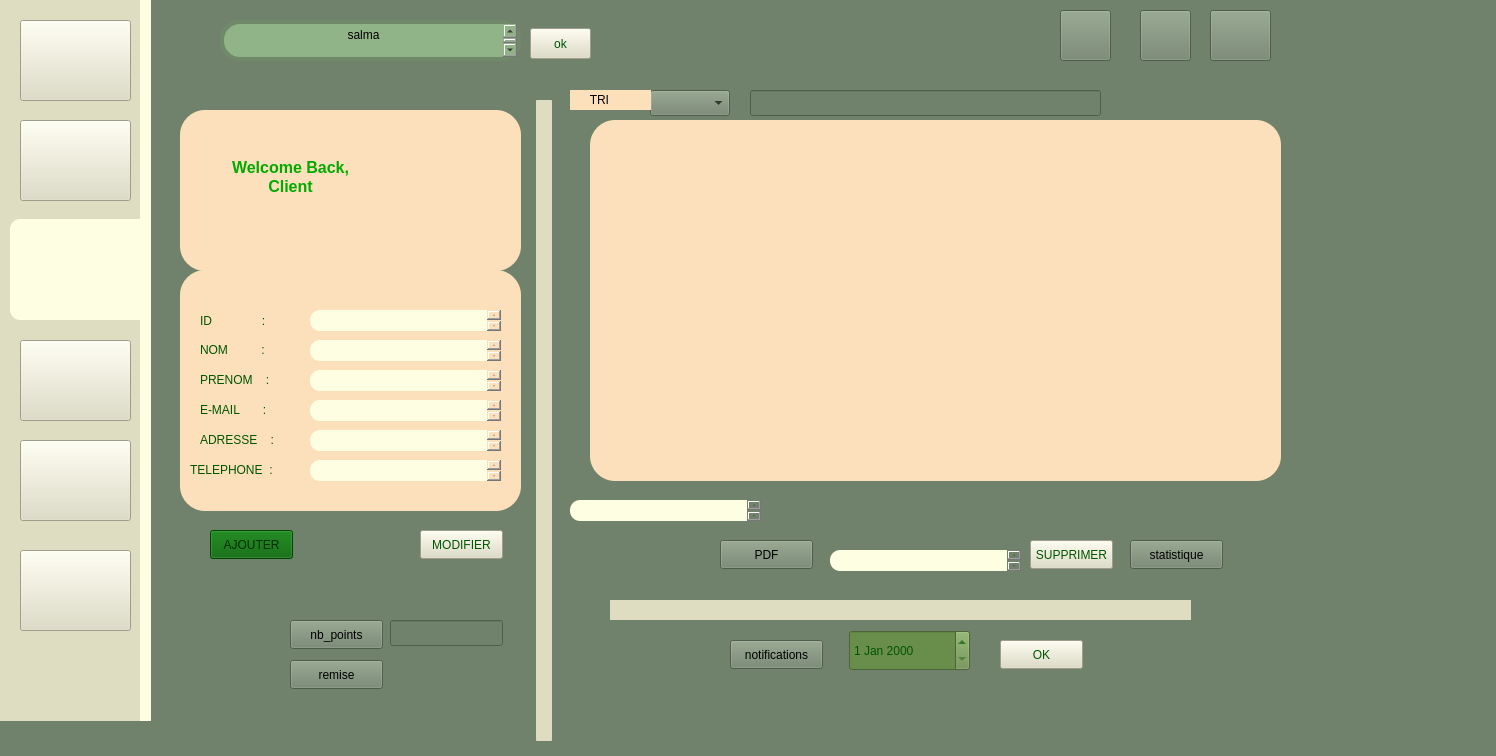
 <widget class="QMainWindow" name="MainWindow">
  <property name="geometry">
   <rect>
    <x>0</x>
    <y>0</y>
    <width>1496</width>
    <height>756</height>
   </rect>
  </property>
  <property name="windowTitle">
   <string>MainWindow</string>
  </property>
  <property name="styleSheet">
   <string notr="true">background-color: rgb(112, 130, 107);</string>
  </property>
  <property name="iconSize">
   <size>
    <width>60</width>
    <height>800</height>
   </size>
  </property>
  <property name="animated">
   <bool>true</bool>
  </property>
  <property name="unifiedTitleAndToolBarOnMac">
   <bool>false</bool>
  </property>
  <widget class="QWidget" name="centralwidget">
   <widget class="QWidget" name="widget" native="true">
    <property name="geometry">
     <rect>
      <x>0</x>
      <y>-30</y>
      <width>151</width>
      <height>751</height>
     </rect>
    </property>
    <property name="styleSheet">
     <string notr="true">background-color: rgb(222, 220, 193);
</string>
    </property>
    <widget class="QWidget" name="widget_2" native="true">
     <property name="geometry">
      <rect>
       <x>140</x>
       <y>0</y>
       <width>20</width>
       <height>761</height>
      </rect>
     </property>
     <property name="styleSheet">
      <string notr="true">
background-color: rgb(254, 255, 226);</string>
     </property>
    </widget>
    <widget class="QWidget" name="widget_4" native="true">
     <property name="geometry">
      <rect>
       <x>10</x>
       <y>249</y>
       <width>141</width>
       <height>101</height>
      </rect>
     </property>
     <property name="styleSheet">
      <string notr="true">background-color: rgb(254, 255, 226);
border-radius:10px;</string>
     </property>
     <widget class="QPushButton" name="pushButton_6">
      <property name="geometry">
       <rect>
        <x>10</x>
        <y>10</y>
        <width>111</width>
        <height>81</height>
       </rect>
      </property>
      <property name="text">
       <string/>
      </property>
      <property name="icon">
       <iconset>
        <normaloff>../50.png</normaloff>../50.png</iconset>
      </property>
      <property name="iconSize">
       <size>
        <width>60</width>
        <height>800</height>
       </size>
      </property>
     </widget>
    </widget>
    <widget class="QPushButton" name="pushButton_5">
     <property name="geometry">
      <rect>
       <x>20</x>
       <y>50</y>
       <width>111</width>
       <height>81</height>
      </rect>
     </property>
     <property name="text">
      <string/>
     </property>
     <property name="icon">
      <iconset>
       <normaloff>../40.png</normaloff>../40.png</iconset>
     </property>
     <property name="iconSize">
      <size>
       <width>60</width>
       <height>800</height>
      </size>
     </property>
    </widget>
    <widget class="QPushButton" name="pushButton_7">
     <property name="geometry">
      <rect>
       <x>20</x>
       <y>370</y>
       <width>111</width>
       <height>81</height>
      </rect>
     </property>
     <property name="text">
      <string/>
     </property>
     <property name="icon">
      <iconset>
       <normaloff>../90.png</normaloff>../90.png</iconset>
     </property>
     <property name="iconSize">
      <size>
       <width>80</width>
       <height>1000</height>
      </size>
     </property>
    </widget>
    <widget class="QPushButton" name="pushButton_8">
     <property name="geometry">
      <rect>
       <x>20</x>
       <y>470</y>
       <width>111</width>
       <height>81</height>
      </rect>
     </property>
     <property name="text">
      <string/>
     </property>
     <property name="icon">
      <iconset>
       <normaloff>../80.png</normaloff>../80.png</iconset>
     </property>
     <property name="iconSize">
      <size>
       <width>60</width>
       <height>800</height>
      </size>
     </property>
    </widget>
    <widget class="QPushButton" name="pushButton_9">
     <property name="geometry">
      <rect>
       <x>20</x>
       <y>580</y>
       <width>111</width>
       <height>81</height>
      </rect>
     </property>
     <property name="text">
      <string/>
     </property>
     <property name="icon">
      <iconset>
       <normaloff>../70.png</normaloff>../70.png</iconset>
     </property>
     <property name="iconSize">
      <size>
       <width>60</width>
       <height>800</height>
      </size>
     </property>
    </widget>
    <widget class="QPushButton" name="pushButton_10">
     <property name="geometry">
      <rect>
       <x>20</x>
       <y>150</y>
       <width>111</width>
       <height>81</height>
      </rect>
     </property>
     <property name="text">
      <string/>
     </property>
     <property name="icon">
      <iconset>
       <normaloff>../30.png</normaloff>../30.png</iconset>
     </property>
     <property name="iconSize">
      <size>
       <width>60</width>
       <height>800</height>
      </size>
     </property>
    </widget>
   </widget>
   <widget class="QWidget" name="widget_3" native="true">
    <property name="geometry">
     <rect>
      <x>220</x>
      <y>20</y>
      <width>301</width>
      <height>41</height>
     </rect>
    </property>
    <property name="styleSheet">
     <string notr="true">background-color: rgb(145, 179, 136);
border-radius:20px;
border:4px solid #708a69</string>
    </property>
    <widget class="QTextEdit" name="textEdit">
     <property name="geometry">
      <rect>
       <x>0</x>
       <y>0</y>
       <width>301</width>
       <height>41</height>
      </rect>
     </property>
     <property name="html">
      <string>&lt;!DOCTYPE HTML PUBLIC &quot;-//W3C//DTD HTML 4.0//EN&quot; &quot;http://www.w3.org/TR/REC-html40/strict.dtd&quot;&gt;
&lt;html&gt;&lt;head&gt;&lt;meta name=&quot;qrichtext&quot; content=&quot;1&quot; /&gt;&lt;meta charset=&quot;utf-8&quot; /&gt;&lt;style type=&quot;text/css&quot;&gt;
p, li { white-space: pre-wrap; }
&lt;/style&gt;&lt;/head&gt;&lt;body style=&quot; font-family:'Segoe UI'; font-size:9pt; font-weight:400; font-style:normal;&quot;&gt;
&lt;p align=&quot;center&quot; style=&quot; margin-top:0px; margin-bottom:0px; margin-left:0px; margin-right:0px; -qt-block-indent:0; text-indent:0px;&quot;&gt;salma&lt;/p&gt;
&lt;p align=&quot;center&quot; style=&quot;-qt-paragraph-type:empty; margin-top:0px; margin-bottom:0px; margin-left:0px; margin-right:0px; -qt-block-indent:0; text-indent:0px;&quot;&gt;&lt;br /&gt;&lt;/p&gt;&lt;/body&gt;&lt;/html&gt;</string>
     </property>
    </widget>
   </widget>
   <widget class="QLabel" name="label_3">
    <property name="geometry">
     <rect>
      <x>160</x>
      <y>20</y>
      <width>51</width>
      <height>41</height>
     </rect>
    </property>
    <property name="text">
     <string/>
    </property>
    <property name="pixmap">
     <pixmap>../searchh.png</pixmap>
    </property>
    <property name="scaledContents">
     <bool>true</bool>
    </property>
   </widget>
   <widget class="QWidget" name="widget_5" native="true">
    <property name="geometry">
     <rect>
      <x>180</x>
      <y>110</y>
      <width>341</width>
      <height>161</height>
     </rect>
    </property>
    <property name="styleSheet">
     <string notr="true">background-color: rgb(252, 224, 187);
border-radius:25px;</string>
    </property>
    <widget class="QTextEdit" name="textEdit_2">
     <property name="geometry">
      <rect>
       <x>20</x>
       <y>30</y>
       <width>181</width>
       <height>91</height>
      </rect>
     </property>
     <property name="html">
      <string>&lt;!DOCTYPE HTML PUBLIC &quot;-//W3C//DTD HTML 4.0//EN&quot; &quot;http://www.w3.org/TR/REC-html40/strict.dtd&quot;&gt;
&lt;html&gt;&lt;head&gt;&lt;meta name=&quot;qrichtext&quot; content=&quot;1&quot; /&gt;&lt;meta charset=&quot;utf-8&quot; /&gt;&lt;style type=&quot;text/css&quot;&gt;
p, li { white-space: pre-wrap; }
&lt;/style&gt;&lt;/head&gt;&lt;body style=&quot; font-family:'Segoe UI'; font-size:9pt; font-weight:400; font-style:normal;&quot;&gt;
&lt;p align=&quot;center&quot; style=&quot;-qt-paragraph-type:empty; margin-top:0px; margin-bottom:0px; margin-left:0px; margin-right:0px; -qt-block-indent:0; text-indent:0px;&quot;&gt;&lt;br /&gt;&lt;/p&gt;
&lt;p align=&quot;center&quot; style=&quot; margin-top:0px; margin-bottom:0px; margin-left:0px; margin-right:0px; -qt-block-indent:0; text-indent:0px;&quot;&gt;&lt;span style=&quot; font-size:12pt; font-weight:700; color:#00aa00;&quot;&gt;Welcome Back,&lt;/span&gt;&lt;/p&gt;
&lt;p align=&quot;center&quot; style=&quot; margin-top:0px; margin-bottom:0px; margin-left:0px; margin-right:0px; -qt-block-indent:0; text-indent:0px;&quot;&gt;&lt;span style=&quot; font-size:12pt; font-weight:700; color:#00aa00;&quot;&gt;Client&lt;/span&gt;&lt;/p&gt;&lt;/body&gt;&lt;/html&gt;</string>
     </property>
    </widget>
    <widget class="QLabel" name="label_8">
     <property name="geometry">
      <rect>
       <x>230</x>
       <y>40</y>
       <width>91</width>
       <height>91</height>
      </rect>
     </property>
     <property name="text">
      <string/>
     </property>
     <property name="pixmap">
      <pixmap>../../../Downloads/client.png</pixmap>
     </property>
     <property name="scaledContents">
      <bool>true</bool>
     </property>
    </widget>
   </widget>
   <widget class="QWidget" name="widget_6" native="true">
    <property name="geometry">
     <rect>
      <x>536</x>
      <y>100</y>
      <width>16</width>
      <height>641</height>
     </rect>
    </property>
    <property name="styleSheet">
     <string notr="true">background-color: rgb(222, 220, 193);
border-radius:1px;</string>
    </property>
   </widget>
   <widget class="QPushButton" name="pushButton">
    <property name="geometry">
     <rect>
      <x>530</x>
      <y>28</y>
      <width>61</width>
      <height>31</height>
     </rect>
    </property>
    <property name="styleSheet">
     <string notr="true">background-color: rgb(222, 220, 193);
color: rgb(0, 85, 0);</string>
    </property>
    <property name="text">
     <string>ok</string>
    </property>
   </widget>
   <widget class="QPushButton" name="pushButton_2">
    <property name="geometry">
     <rect>
      <x>1210</x>
      <y>10</y>
      <width>61</width>
      <height>51</height>
     </rect>
    </property>
    <property name="text">
     <string/>
    </property>
    <property name="icon">
     <iconset>
      <normaloff>../../../Downloads/menu.png</normaloff>../../../Downloads/menu.png</iconset>
    </property>
    <property name="iconSize">
     <size>
      <width>40</width>
      <height>40</height>
     </size>
    </property>
   </widget>
   <widget class="QPushButton" name="pushButton_3">
    <property name="geometry">
     <rect>
      <x>1140</x>
      <y>10</y>
      <width>51</width>
      <height>51</height>
     </rect>
    </property>
    <property name="text">
     <string/>
    </property>
    <property name="icon">
     <iconset>
      <normaloff>../../../Downloads/bell.png</normaloff>../../../Downloads/bell.png</iconset>
    </property>
    <property name="iconSize">
     <size>
      <width>40</width>
      <height>40</height>
     </size>
    </property>
   </widget>
   <widget class="QPushButton" name="pushButton_4">
    <property name="geometry">
     <rect>
      <x>1060</x>
      <y>10</y>
      <width>51</width>
      <height>51</height>
     </rect>
    </property>
    <property name="text">
     <string/>
    </property>
    <property name="icon">
     <iconset>
      <normaloff>../../../Downloads/user.png</normaloff>../../../Downloads/user.png</iconset>
    </property>
    <property name="iconSize">
     <size>
      <width>40</width>
      <height>40</height>
     </size>
    </property>
   </widget>
   <widget class="QPushButton" name="pushButton_modif">
    <property name="geometry">
     <rect>
      <x>420</x>
      <y>530</y>
      <width>83</width>
      <height>29</height>
     </rect>
    </property>
    <property name="styleSheet">
     <string notr="true">background-color: rgb(222, 220, 193);
color: rgb(0, 85, 0);</string>
    </property>
    <property name="text">
     <string>MODIFIER</string>
    </property>
   </widget>
   <widget class="QPushButton" name="pushButton_13">
    <property name="geometry">
     <rect>
      <x>1030</x>
      <y>540</y>
      <width>83</width>
      <height>29</height>
     </rect>
    </property>
    <property name="styleSheet">
     <string notr="true">background-color: rgb(222, 220, 193);
color: rgb(0, 85, 0);</string>
    </property>
    <property name="text">
     <string>SUPPRIMER</string>
    </property>
   </widget>
   <widget class="QDateEdit" name="dateEdit">
    <property name="geometry">
     <rect>
      <x>849</x>
      <y>630</y>
      <width>121</width>
      <height>41</height>
     </rect>
    </property>
    <property name="styleSheet">
     <string notr="true">background-color: rgb(105, 141, 75);
color: rgb(0, 85, 0);</string>
    </property>
   </widget>
   <widget class="QPushButton" name="pushButton_14">
    <property name="geometry">
     <rect>
      <x>1000</x>
      <y>640</y>
      <width>83</width>
      <height>29</height>
     </rect>
    </property>
    <property name="styleSheet">
     <string notr="true">background-color: rgb(222, 220, 193);
color: rgb(0, 85, 0);</string>
    </property>
    <property name="text">
     <string>OK</string>
    </property>
   </widget>
   <widget class="QLabel" name="label">
    <property name="geometry">
     <rect>
      <x>1120</x>
      <y>610</y>
      <width>181</width>
      <height>81</height>
     </rect>
    </property>
    <property name="text">
     <string/>
    </property>
    <property name="pixmap">
     <pixmap>../460114573_1034195461739012_4875631540573573464_n-removebg-preview.png</pixmap>
    </property>
    <property name="scaledContents">
     <bool>true</bool>
    </property>
   </widget>
   <widget class="QWidget" name="widget_12" native="true">
    <property name="geometry">
     <rect>
      <x>180</x>
      <y>270</y>
      <width>341</width>
      <height>241</height>
     </rect>
    </property>
    <property name="styleSheet">
     <string notr="true">background-color: rgb(252, 224, 187);
border-radius:25px;</string>
    </property>
    <widget class="QLabel" name="label_2">
     <property name="geometry">
      <rect>
       <x>20</x>
       <y>30</y>
       <width>121</width>
       <height>41</height>
      </rect>
     </property>
     <property name="styleSheet">
      <string notr="true">color: rgb(0, 85, 0);
font: 700 11pt &quot;Segoe UI&quot;;</string>
     </property>
     <property name="text">
      <string>ID               :</string>
     </property>
    </widget>
    <widget class="QLabel" name="label_4">
     <property name="geometry">
      <rect>
       <x>20</x>
       <y>70</y>
       <width>111</width>
       <height>20</height>
      </rect>
     </property>
     <property name="styleSheet">
      <string notr="true">color: rgb(0, 85, 0);
font: 700 11pt &quot;Segoe UI&quot;;</string>
     </property>
     <property name="text">
      <string>NOM          :</string>
     </property>
    </widget>
    <widget class="QLabel" name="label_5">
     <property name="geometry">
      <rect>
       <x>20</x>
       <y>100</y>
       <width>121</width>
       <height>20</height>
      </rect>
     </property>
     <property name="styleSheet">
      <string notr="true">color: rgb(0, 85, 0);
font: 700 11pt &quot;Segoe UI&quot;;</string>
     </property>
     <property name="text">
      <string>PRENOM    :</string>
     </property>
    </widget>
    <widget class="QLabel" name="label_6">
     <property name="geometry">
      <rect>
       <x>20</x>
       <y>130</y>
       <width>111</width>
       <height>20</height>
      </rect>
     </property>
     <property name="styleSheet">
      <string notr="true">font: 700 11pt &quot;Segoe UI&quot;;
color: rgb(0, 85, 0);</string>
     </property>
     <property name="text">
      <string>E-MAIL       :</string>
     </property>
    </widget>
    <widget class="QLabel" name="label_7">
     <property name="geometry">
      <rect>
       <x>20</x>
       <y>160</y>
       <width>121</width>
       <height>20</height>
      </rect>
     </property>
     <property name="styleSheet">
      <string notr="true">font: 700 11pt &quot;Segoe UI&quot;;
color: rgb(0, 85, 0);</string>
     </property>
     <property name="text">
      <string>ADRESSE    :</string>
     </property>
    </widget>
    <widget class="QTextEdit" name="textEdit_id">
     <property name="geometry">
      <rect>
       <x>130</x>
       <y>40</y>
       <width>191</width>
       <height>21</height>
      </rect>
     </property>
     <property name="styleSheet">
      <string notr="true">background-color: rgb(254, 255, 226);
border-radius:10px;</string>
     </property>
     <property name="html">
      <string>&lt;!DOCTYPE HTML PUBLIC &quot;-//W3C//DTD HTML 4.0//EN&quot; &quot;http://www.w3.org/TR/REC-html40/strict.dtd&quot;&gt;
&lt;html&gt;&lt;head&gt;&lt;meta name=&quot;qrichtext&quot; content=&quot;1&quot; /&gt;&lt;meta charset=&quot;utf-8&quot; /&gt;&lt;style type=&quot;text/css&quot;&gt;
p, li { white-space: pre-wrap; }
&lt;/style&gt;&lt;/head&gt;&lt;body style=&quot; font-family:'Segoe UI'; font-size:9pt; font-weight:400; font-style:normal;&quot;&gt;
&lt;p align=&quot;center&quot; style=&quot;-qt-paragraph-type:empty; margin-top:0px; margin-bottom:0px; margin-left:0px; margin-right:0px; -qt-block-indent:0; text-indent:0px;&quot;&gt;&lt;br /&gt;&lt;/p&gt;
&lt;p align=&quot;center&quot; style=&quot;-qt-paragraph-type:empty; margin-top:0px; margin-bottom:0px; margin-left:0px; margin-right:0px; -qt-block-indent:0; text-indent:0px;&quot;&gt;&lt;br /&gt;&lt;/p&gt;&lt;/body&gt;&lt;/html&gt;</string>
     </property>
    </widget>
    <widget class="QTextEdit" name="textEdit_nom">
     <property name="geometry">
      <rect>
       <x>130</x>
       <y>70</y>
       <width>191</width>
       <height>21</height>
      </rect>
     </property>
     <property name="styleSheet">
      <string notr="true">background-color: rgb(254, 255, 226);
border-radius:10px;</string>
     </property>
     <property name="html">
      <string>&lt;!DOCTYPE HTML PUBLIC &quot;-//W3C//DTD HTML 4.0//EN&quot; &quot;http://www.w3.org/TR/REC-html40/strict.dtd&quot;&gt;
&lt;html&gt;&lt;head&gt;&lt;meta name=&quot;qrichtext&quot; content=&quot;1&quot; /&gt;&lt;meta charset=&quot;utf-8&quot; /&gt;&lt;style type=&quot;text/css&quot;&gt;
p, li { white-space: pre-wrap; }
&lt;/style&gt;&lt;/head&gt;&lt;body style=&quot; font-family:'Segoe UI'; font-size:9pt; font-weight:400; font-style:normal;&quot;&gt;
&lt;p align=&quot;center&quot; style=&quot;-qt-paragraph-type:empty; margin-top:0px; margin-bottom:0px; margin-left:0px; margin-right:0px; -qt-block-indent:0; text-indent:0px;&quot;&gt;&lt;br /&gt;&lt;/p&gt;&lt;/body&gt;&lt;/html&gt;</string>
     </property>
    </widget>
    <widget class="QTextEdit" name="textEdit_prenom">
     <property name="geometry">
      <rect>
       <x>130</x>
       <y>100</y>
       <width>191</width>
       <height>21</height>
      </rect>
     </property>
     <property name="styleSheet">
      <string notr="true">background-color: rgb(254, 255, 226);
border-radius:10px;</string>
     </property>
     <property name="html">
      <string>&lt;!DOCTYPE HTML PUBLIC &quot;-//W3C//DTD HTML 4.0//EN&quot; &quot;http://www.w3.org/TR/REC-html40/strict.dtd&quot;&gt;
&lt;html&gt;&lt;head&gt;&lt;meta name=&quot;qrichtext&quot; content=&quot;1&quot; /&gt;&lt;meta charset=&quot;utf-8&quot; /&gt;&lt;style type=&quot;text/css&quot;&gt;
p, li { white-space: pre-wrap; }
&lt;/style&gt;&lt;/head&gt;&lt;body style=&quot; font-family:'Segoe UI'; font-size:9pt; font-weight:400; font-style:normal;&quot;&gt;
&lt;p align=&quot;center&quot; style=&quot;-qt-paragraph-type:empty; margin-top:0px; margin-bottom:0px; margin-left:0px; margin-right:0px; -qt-block-indent:0; text-indent:0px;&quot;&gt;&lt;br /&gt;&lt;/p&gt;&lt;/body&gt;&lt;/html&gt;</string>
     </property>
    </widget>
    <widget class="QTextEdit" name="textEdit_mail">
     <property name="geometry">
      <rect>
       <x>130</x>
       <y>130</y>
       <width>191</width>
       <height>21</height>
      </rect>
     </property>
     <property name="styleSheet">
      <string notr="true">background-color: rgb(254, 255, 226);
border-radius:10px;</string>
     </property>
     <property name="html">
      <string>&lt;!DOCTYPE HTML PUBLIC &quot;-//W3C//DTD HTML 4.0//EN&quot; &quot;http://www.w3.org/TR/REC-html40/strict.dtd&quot;&gt;
&lt;html&gt;&lt;head&gt;&lt;meta name=&quot;qrichtext&quot; content=&quot;1&quot; /&gt;&lt;meta charset=&quot;utf-8&quot; /&gt;&lt;style type=&quot;text/css&quot;&gt;
p, li { white-space: pre-wrap; }
&lt;/style&gt;&lt;/head&gt;&lt;body style=&quot; font-family:'Segoe UI'; font-size:9pt; font-weight:400; font-style:normal;&quot;&gt;
&lt;p align=&quot;center&quot; style=&quot;-qt-paragraph-type:empty; margin-top:0px; margin-bottom:0px; margin-left:0px; margin-right:0px; -qt-block-indent:0; text-indent:0px;&quot;&gt;&lt;br /&gt;&lt;/p&gt;&lt;/body&gt;&lt;/html&gt;</string>
     </property>
    </widget>
    <widget class="QTextEdit" name="textEdit_adresse">
     <property name="geometry">
      <rect>
       <x>130</x>
       <y>160</y>
       <width>191</width>
       <height>21</height>
      </rect>
     </property>
     <property name="styleSheet">
      <string notr="true">background-color: rgb(254, 255, 226);
border-radius:10px;</string>
     </property>
     <property name="html">
      <string>&lt;!DOCTYPE HTML PUBLIC &quot;-//W3C//DTD HTML 4.0//EN&quot; &quot;http://www.w3.org/TR/REC-html40/strict.dtd&quot;&gt;
&lt;html&gt;&lt;head&gt;&lt;meta name=&quot;qrichtext&quot; content=&quot;1&quot; /&gt;&lt;meta charset=&quot;utf-8&quot; /&gt;&lt;style type=&quot;text/css&quot;&gt;
p, li { white-space: pre-wrap; }
&lt;/style&gt;&lt;/head&gt;&lt;body style=&quot; font-family:'Segoe UI'; font-size:9pt; font-weight:400; font-style:normal;&quot;&gt;
&lt;p align=&quot;center&quot; style=&quot;-qt-paragraph-type:empty; margin-top:0px; margin-bottom:0px; margin-left:0px; margin-right:0px; -qt-block-indent:0; text-indent:0px;&quot;&gt;&lt;br /&gt;&lt;/p&gt;&lt;/body&gt;&lt;/html&gt;</string>
     </property>
    </widget>
    <widget class="QLabel" name="label_9">
     <property name="geometry">
      <rect>
       <x>10</x>
       <y>190</y>
       <width>121</width>
       <height>20</height>
      </rect>
     </property>
     <property name="styleSheet">
      <string notr="true">font: 700 11pt &quot;Segoe UI&quot;;
color: rgb(0, 85, 0);</string>
     </property>
     <property name="text">
      <string>TELEPHONE  :</string>
     </property>
    </widget>
    <widget class="QTextEdit" name="textEdit_TELEPHONE">
     <property name="geometry">
      <rect>
       <x>130</x>
       <y>190</y>
       <width>191</width>
       <height>21</height>
      </rect>
     </property>
     <property name="styleSheet">
      <string notr="true">background-color: rgb(254, 255, 226);
border-radius:10px;</string>
     </property>
     <property name="html">
      <string>&lt;!DOCTYPE HTML PUBLIC &quot;-//W3C//DTD HTML 4.0//EN&quot; &quot;http://www.w3.org/TR/REC-html40/strict.dtd&quot;&gt;
&lt;html&gt;&lt;head&gt;&lt;meta name=&quot;qrichtext&quot; content=&quot;1&quot; /&gt;&lt;meta charset=&quot;utf-8&quot; /&gt;&lt;style type=&quot;text/css&quot;&gt;
p, li { white-space: pre-wrap; }
&lt;/style&gt;&lt;/head&gt;&lt;body style=&quot; font-family:'Segoe UI'; font-size:9pt; font-weight:400; font-style:normal;&quot;&gt;
&lt;p align=&quot;center&quot; style=&quot;-qt-paragraph-type:empty; margin-top:0px; margin-bottom:0px; margin-left:0px; margin-right:0px; -qt-block-indent:0; text-indent:0px;&quot;&gt;&lt;br /&gt;&lt;/p&gt;&lt;/body&gt;&lt;/html&gt;</string>
     </property>
    </widget>
   </widget>
   <widget class="QWidget" name="widget_11" native="true">
    <property name="geometry">
     <rect>
      <x>590</x>
      <y>120</y>
      <width>691</width>
      <height>361</height>
     </rect>
    </property>
    <property name="styleSheet">
     <string notr="true">background-color: rgb(252, 224, 187);
border-radius:25px;</string>
    </property>
    <widget class="QTableView" name="tab_client">
     <property name="geometry">
      <rect>
       <x>25</x>
       <y>30</y>
       <width>631</width>
       <height>311</height>
      </rect>
     </property>
    </widget>
   </widget>
   <widget class="QWidget" name="widget_7" native="true">
    <property name="geometry">
     <rect>
      <x>610</x>
      <y>600</y>
      <width>581</width>
      <height>20</height>
     </rect>
    </property>
    <property name="styleSheet">
     <string notr="true">background-color: rgb(222, 220, 193);</string>
    </property>
   </widget>
   <widget class="QPushButton" name="pushButton_15">
    <property name="geometry">
     <rect>
      <x>210</x>
      <y>530</y>
      <width>83</width>
      <height>29</height>
     </rect>
    </property>
    <property name="styleSheet">
     <string notr="true">background-color: rgb(0, 97, 0);
color: rgb(0, 47, 0);</string>
    </property>
    <property name="text">
     <string>AJOUTER</string>
    </property>
   </widget>
   <widget class="QTextEdit" name="idsupp">
    <property name="geometry">
     <rect>
      <x>830</x>
      <y>550</y>
      <width>191</width>
      <height>21</height>
     </rect>
    </property>
    <property name="styleSheet">
     <string notr="true">background-color: rgb(254, 255, 226);
border-radius:10px;</string>
    </property>
    <property name="html">
     <string>&lt;!DOCTYPE HTML PUBLIC &quot;-//W3C//DTD HTML 4.0//EN&quot; &quot;http://www.w3.org/TR/REC-html40/strict.dtd&quot;&gt;
&lt;html&gt;&lt;head&gt;&lt;meta name=&quot;qrichtext&quot; content=&quot;1&quot; /&gt;&lt;meta charset=&quot;utf-8&quot; /&gt;&lt;style type=&quot;text/css&quot;&gt;
p, li { white-space: pre-wrap; }
&lt;/style&gt;&lt;/head&gt;&lt;body style=&quot; font-family:'Segoe UI'; font-size:9pt; font-weight:400; font-style:normal;&quot;&gt;
&lt;p align=&quot;center&quot; style=&quot;-qt-paragraph-type:empty; margin-top:0px; margin-bottom:0px; margin-left:0px; margin-right:0px; -qt-block-indent:0; text-indent:0px;&quot;&gt;&lt;br /&gt;&lt;/p&gt;&lt;/body&gt;&lt;/html&gt;</string>
    </property>
   </widget>
   <widget class="QLineEdit" name="line_recherche">
    <property name="geometry">
     <rect>
      <x>750</x>
      <y>90</y>
      <width>351</width>
      <height>26</height>
     </rect>
    </property>
   </widget>
   <widget class="QComboBox" name="comboBoxt">
    <property name="geometry">
     <rect>
      <x>650</x>
      <y>90</y>
      <width>80</width>
      <height>26</height>
     </rect>
    </property>
   </widget>
   <widget class="QPushButton" name="exportButton">
    <property name="geometry">
     <rect>
      <x>720</x>
      <y>540</y>
      <width>93</width>
      <height>29</height>
     </rect>
    </property>
    <property name="text">
     <string>PDF</string>
    </property>
   </widget>
   <widget class="QPushButton" name="remise">
    <property name="geometry">
     <rect>
      <x>290</x>
      <y>660</y>
      <width>93</width>
      <height>29</height>
     </rect>
    </property>
    <property name="text">
     <string>remise</string>
    </property>
   </widget>
   <widget class="QPushButton" name="nbpoints">
    <property name="geometry">
     <rect>
      <x>290</x>
      <y>620</y>
      <width>93</width>
      <height>29</height>
     </rect>
    </property>
    <property name="text">
     <string>nb_points</string>
    </property>
   </widget>
   <widget class="QLineEdit" name="idforpoints">
    <property name="geometry">
     <rect>
      <x>390</x>
      <y>620</y>
      <width>113</width>
      <height>26</height>
     </rect>
    </property>
   </widget>
   <widget class="QPushButton" name="pb_stat">
    <property name="geometry">
     <rect>
      <x>1130</x>
      <y>540</y>
      <width>93</width>
      <height>29</height>
     </rect>
    </property>
    <property name="text">
     <string>statistique</string>
    </property>
   </widget>
   <widget class="QPushButton" name="notifications">
    <property name="geometry">
     <rect>
      <x>730</x>
      <y>640</y>
      <width>93</width>
      <height>29</height>
     </rect>
    </property>
    <property name="text">
     <string>notifications</string>
    </property>
   </widget>
   <widget class="QLabel" name="label_10">
    <property name="geometry">
     <rect>
      <x>570</x>
      <y>90</y>
      <width>81</width>
      <height>20</height>
     </rect>
    </property>
    <property name="styleSheet">
     <string notr="true">background-color: rgb(252, 224, 187);
font: 700 10pt &quot;Segoe UI&quot;;
</string>
    </property>
    <property name="text">
     <string>      TRI </string>
    </property>
   </widget>
   <widget class="QTextEdit" name="textEdit_id_2">
    <property name="geometry">
     <rect>
      <x>570</x>
      <y>500</y>
      <width>191</width>
      <height>21</height>
     </rect>
    </property>
    <property name="styleSheet">
     <string notr="true">background-color: rgb(254, 255, 226);
border-radius:10px;</string>
    </property>
    <property name="html">
     <string>&lt;!DOCTYPE HTML PUBLIC &quot;-//W3C//DTD HTML 4.0//EN&quot; &quot;http://www.w3.org/TR/REC-html40/strict.dtd&quot;&gt;
&lt;html&gt;&lt;head&gt;&lt;meta name=&quot;qrichtext&quot; content=&quot;1&quot; /&gt;&lt;meta charset=&quot;utf-8&quot; /&gt;&lt;style type=&quot;text/css&quot;&gt;
p, li { white-space: pre-wrap; }
&lt;/style&gt;&lt;/head&gt;&lt;body style=&quot; font-family:'Segoe UI'; font-size:9pt; font-weight:400; font-style:normal;&quot;&gt;
&lt;p align=&quot;center&quot; style=&quot;-qt-paragraph-type:empty; margin-top:0px; margin-bottom:0px; margin-left:0px; margin-right:0px; -qt-block-indent:0; text-indent:0px;&quot;&gt;&lt;br /&gt;&lt;/p&gt;
&lt;p align=&quot;center&quot; style=&quot;-qt-paragraph-type:empty; margin-top:0px; margin-bottom:0px; margin-left:0px; margin-right:0px; -qt-block-indent:0; text-indent:0px;&quot;&gt;&lt;br /&gt;&lt;/p&gt;&lt;/body&gt;&lt;/html&gt;</string>
    </property>
   </widget>
   <zorder>widget</zorder>
   <zorder>widget_3</zorder>
   <zorder>label_3</zorder>
   <zorder>widget_5</zorder>
   <zorder>widget_6</zorder>
   <zorder>pushButton</zorder>
   <zorder>pushButton_modif</zorder>
   <zorder>pushButton_13</zorder>
   <zorder>dateEdit</zorder>
   <zorder>pushButton_14</zorder>
   <zorder>label</zorder>
   <zorder>widget_12</zorder>
   <zorder>widget_11</zorder>
   <zorder>widget_7</zorder>
   <zorder>pushButton_15</zorder>
   <zorder>pushButton_4</zorder>
   <zorder>pushButton_2</zorder>
   <zorder>pushButton_3</zorder>
   <zorder>idsupp</zorder>
   <zorder>line_recherche</zorder>
   <zorder>comboBoxt</zorder>
   <zorder>exportButton</zorder>
   <zorder>remise</zorder>
   <zorder>nbpoints</zorder>
   <zorder>idforpoints</zorder>
   <zorder>pb_stat</zorder>
   <zorder>notifications</zorder>
   <zorder>label_10</zorder>
   <zorder>textEdit_id_2</zorder>
  </widget>
  <widget class="QMenuBar" name="menubar">
   <property name="geometry">
    <rect>
     <x>0</x>
     <y>0</y>
     <width>1496</width>
     <height>26</height>
    </rect>
   </property>
  </widget>
 </widget>
